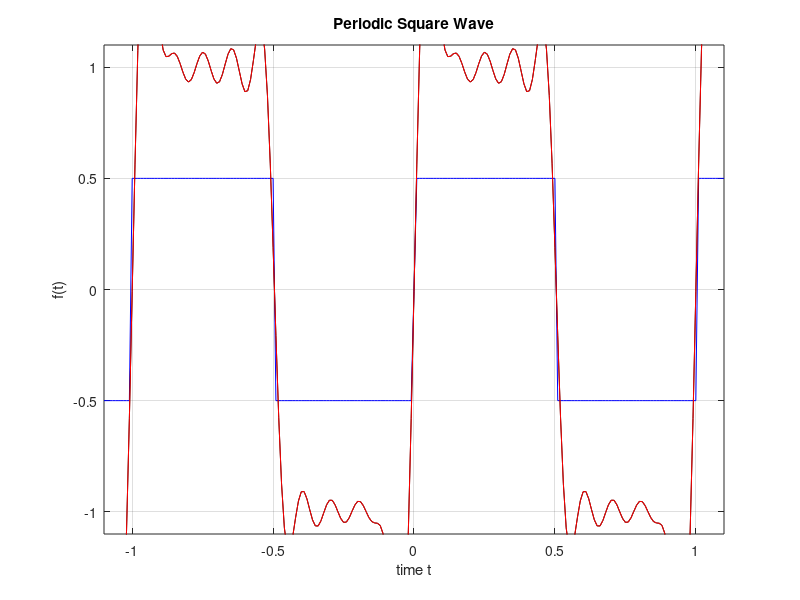
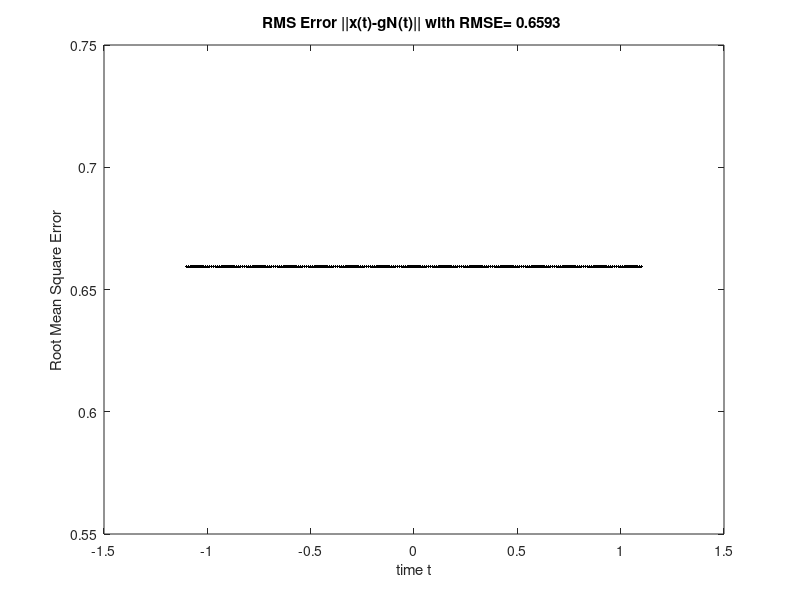

MATLAB code to generate these figures, in order:
% MATLAB HEADER
% Joseph Almeida
% CECS 463 SOC II Sp18
% Assignment #5 Due: 2/18/2018
clc; clear all; close all; format compact;
fprintf('Lab 5 -- The Fourier Series\n');
str=datestr(now); fprintf('Matlab Time Stamp: %s\n',str);

%% Problem 1
T=1; %Fundamental Period
F=1/T; w=2*pi*F;
dT=0.01; %step sizez
t = -1.1:dT:1.1; %declare the range of t over the fundamental period 0<t<1
x=.5*sign(sin(w*t)); %square wave
%sq=.5*(square(2*pi*F*t,50)); %square wave
figure();
plot(t,x,'b');
hold on; grid on;
axis([-1.1, 1.1, -1.1, 1.1]); title('Periodic Square Wave'); 
xlabel('time t');ylabel('f(t)');
c0=(1/T)*sum(x*dT);
N=9;
for n=1:N
    cn(n)=(dT/T)*sum(x.*exp(-1j*2*pi*n*t/T));
end
c_n=conj(cn);
f=c0;
for n=1:N
    f=f+cn(n)*exp(1j*w*n*t)+c_n(n)*exp(-1j*w*n*t);
end
plot(t,f,'k');
%Matrix Formulation
n=0;
Wn=exp(1j*w*t'*n);
W_n=conj(Wn);
c0=(dT/T)*x*W_n;

n=1:N;
Wn=exp(1j*w*t'*n); % T is period, t is time vector, n is coefficient index vector. 
W_n=conj(Wn); % Simply the conjugate of Wn, & c0 is average value of function 
cn=(dT/T)*x*W_n; 
c_n=conj(cn);
gN=c0+Wn*cn.'+W_n*c_n.'; % Careful not to conjugate transpose the row vector cn 
plot(t,gN,'r');

%RMSE
%Both Row vectors checked
[r,c]=size(x);
[r,c]=size(f);
[r,c]=size(gN);

figure();
rmse = sqrt(sum(abs(x-f).^2)/length(x)); 
grid on; plot(t,rmse,'k'); 
str = sprintf ('RMS Error ||x(t)-gN(t)|| with RMSE= %6.4f ', rmse); 
title(str); xlabel('time t'); ylabel('Root Mean Square Error'); 

fprintf('Number of coefficients for rmse<0.075 is %i',N);
    
    